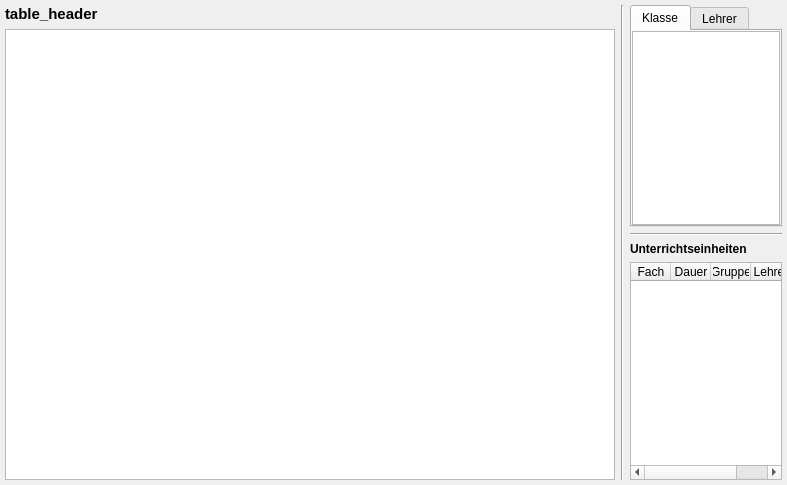
<?xml version="1.0" encoding="UTF-8"?>
<ui version="4.0">
 <class>CourseEditor</class>
 <widget class="QWidget" name="CourseEditor">
  <property name="geometry">
   <rect>
    <x>0</x>
    <y>0</y>
    <width>787</width>
    <height>485</height>
   </rect>
  </property>
  <property name="sizePolicy">
   <sizepolicy hsizetype="Preferred" vsizetype="MinimumExpanding">
    <horstretch>0</horstretch>
    <verstretch>0</verstretch>
   </sizepolicy>
  </property>
  <property name="minimumSize">
   <size>
    <width>0</width>
    <height>0</height>
   </size>
  </property>
  <property name="mouseTracking">
   <bool>false</bool>
  </property>
  <property name="windowTitle">
   <string>Stundenplanung</string>
  </property>
  <layout class="QHBoxLayout" name="horizontalLayout" stretch="4,0,1">
   <property name="leftMargin">
    <number>5</number>
   </property>
   <property name="topMargin">
    <number>5</number>
   </property>
   <property name="rightMargin">
    <number>5</number>
   </property>
   <property name="bottomMargin">
    <number>5</number>
   </property>
   <item>
    <layout class="QVBoxLayout" name="verticalLayout">
     <item>
      <widget class="QLabel" name="table_header">
       <property name="font">
        <font>
         <pointsize>11</pointsize>
         <bold>true</bold>
        </font>
       </property>
       <property name="text">
        <string>table_header</string>
       </property>
      </widget>
     </item>
     <item>
      <widget class="GridViewRescaling" name="table_view"/>
     </item>
    </layout>
   </item>
   <item>
    <widget class="Line" name="line">
     <property name="orientation">
      <enum>Qt::Vertical</enum>
     </property>
    </widget>
   </item>
   <item>
    <widget class="QWidget" name="frame_r" native="true">
     <layout class="QVBoxLayout" name="verticalLayout_3">
      <property name="leftMargin">
       <number>0</number>
      </property>
      <property name="topMargin">
       <number>0</number>
      </property>
      <property name="rightMargin">
       <number>0</number>
      </property>
      <property name="bottomMargin">
       <number>0</number>
      </property>
      <item>
       <layout class="QVBoxLayout" name="verticalLayout_2">
        <item>
         <widget class="QTabWidget" name="class_teacher">
          <property name="currentIndex">
           <number>0</number>
          </property>
          <widget class="QWidget" name="tab_0">
           <attribute name="title">
            <string>Klasse</string>
           </attribute>
           <layout class="QVBoxLayout" name="verticalLayout_4">
            <property name="leftMargin">
             <number>0</number>
            </property>
            <property name="topMargin">
             <number>0</number>
            </property>
            <property name="rightMargin">
             <number>0</number>
            </property>
            <property name="bottomMargin">
             <number>0</number>
            </property>
            <item>
             <widget class="QListWidget" name="class_list">
              <property name="minimumSize">
               <size>
                <width>0</width>
                <height>150</height>
               </size>
              </property>
              <property name="toolTip">
               <string>&lt;html&gt;&lt;head/&gt;&lt;body&gt;&lt;p&gt;Die „Verfügbarkeit“ der Klasse kann für jede Stunde angegeben werden. Mögliche Werte sind „-“ (steht definitiv nicht zur Verfügung) über 1, 2, 3, ... 9 bis „+“ (steht ohne Einschränkung zur Verfügung).&lt;/p&gt;&lt;/body&gt;&lt;/html&gt;</string>
              </property>
              <property name="editTriggers">
               <set>QAbstractItemView::NoEditTriggers</set>
              </property>
              <property name="selectionBehavior">
               <enum>QAbstractItemView::SelectItems</enum>
              </property>
             </widget>
            </item>
           </layout>
          </widget>
          <widget class="QWidget" name="tab_1">
           <attribute name="title">
            <string>Lehrer</string>
           </attribute>
           <layout class="QVBoxLayout" name="verticalLayout_5">
            <property name="leftMargin">
             <number>0</number>
            </property>
            <property name="topMargin">
             <number>0</number>
            </property>
            <property name="rightMargin">
             <number>0</number>
            </property>
            <property name="bottomMargin">
             <number>0</number>
            </property>
            <item>
             <widget class="QListWidget" name="teacher_list"/>
            </item>
           </layout>
          </widget>
         </widget>
        </item>
        <item>
         <widget class="Line" name="line_3">
          <property name="orientation">
           <enum>Qt::Horizontal</enum>
          </property>
         </widget>
        </item>
        <item>
         <widget class="QLabel" name="label">
          <property name="font">
           <font>
            <italic>false</italic>
            <bold>true</bold>
           </font>
          </property>
          <property name="text">
           <string>Unterrichtseinheiten</string>
          </property>
         </widget>
        </item>
        <item>
         <widget class="QTableWidget" name="lessons">
          <property name="editTriggers">
           <set>QAbstractItemView::NoEditTriggers</set>
          </property>
          <property name="selectionMode">
           <enum>QAbstractItemView::SingleSelection</enum>
          </property>
          <property name="selectionBehavior">
           <enum>QAbstractItemView::SelectRows</enum>
          </property>
          <property name="showGrid">
           <bool>true</bool>
          </property>
          <attribute name="horizontalHeaderVisible">
           <bool>true</bool>
          </attribute>
          <attribute name="horizontalHeaderMinimumSectionSize">
           <number>25</number>
          </attribute>
          <attribute name="horizontalHeaderDefaultSectionSize">
           <number>40</number>
          </attribute>
          <attribute name="horizontalHeaderStretchLastSection">
           <bool>true</bool>
          </attribute>
          <attribute name="verticalHeaderVisible">
           <bool>false</bool>
          </attribute>
          <column>
           <property name="text">
            <string>Fach</string>
           </property>
          </column>
          <column>
           <property name="text">
            <string>Dauer</string>
           </property>
          </column>
          <column>
           <property name="text">
            <string>Gruppe</string>
           </property>
          </column>
          <column>
           <property name="text">
            <string>Lehrer</string>
           </property>
          </column>
         </widget>
        </item>
       </layout>
      </item>
     </layout>
    </widget>
   </item>
  </layout>
 </widget>
 <customwidgets>
  <customwidget>
   <class>GridViewRescaling</class>
   <extends>QGraphicsView</extends>
   <header>ui.timetable_grid</header>
  </customwidget>
 </customwidgets>
 <resources/>
 <connections/>
</ui>
